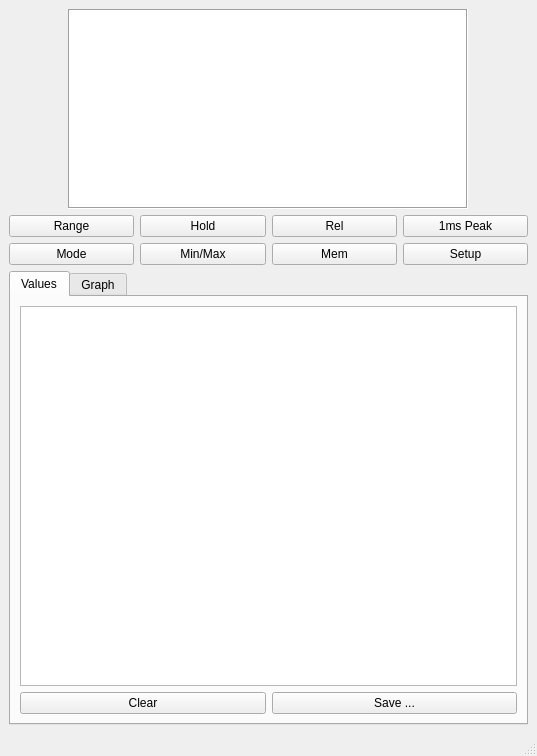
<?xml version="1.0" encoding="UTF-8"?>
<ui version="4.0">
 <class>Multimeter</class>
 <widget class="QMainWindow" name="Multimeter">
  <property name="geometry">
   <rect>
    <x>0</x>
    <y>0</y>
    <width>537</width>
    <height>756</height>
   </rect>
  </property>
  <property name="windowTitle">
   <string>MainWindow</string>
  </property>
  <widget class="QWidget" name="centralwidget">
   <layout class="QVBoxLayout" name="verticalLayout">
    <item alignment="Qt::AlignHCenter">
     <widget class="Display" name="display">
      <property name="enabled">
       <bool>true</bool>
      </property>
      <property name="sizePolicy">
       <sizepolicy hsizetype="Fixed" vsizetype="Fixed">
        <horstretch>0</horstretch>
        <verstretch>0</verstretch>
       </sizepolicy>
      </property>
      <property name="minimumSize">
       <size>
        <width>400</width>
        <height>200</height>
       </size>
      </property>
      <property name="maximumSize">
       <size>
        <width>400</width>
        <height>200</height>
       </size>
      </property>
      <property name="cursor" stdset="0">
       <cursorShape>CrossCursor</cursorShape>
      </property>
      <property name="layoutDirection">
       <enum>Qt::LeftToRight</enum>
      </property>
      <property name="frameShape">
       <enum>QFrame::Box</enum>
      </property>
     </widget>
    </item>
    <item>
     <layout class="QGridLayout" name="gridLayout_3">
      <item row="0" column="2">
       <widget class="QPushButton" name="relButton">
        <property name="text">
         <string>Rel</string>
        </property>
       </widget>
      </item>
      <item row="0" column="0">
       <widget class="QPushButton" name="rangeButton">
        <property name="text">
         <string>Range</string>
        </property>
       </widget>
      </item>
      <item row="0" column="3">
       <widget class="QPushButton" name="peakButton">
        <property name="text">
         <string>1ms Peak</string>
        </property>
       </widget>
      </item>
      <item row="1" column="3">
       <widget class="QPushButton" name="setupButton">
        <property name="text">
         <string>Setup</string>
        </property>
       </widget>
      </item>
      <item row="1" column="0">
       <widget class="QPushButton" name="modeButton">
        <property name="text">
         <string>Mode</string>
        </property>
       </widget>
      </item>
      <item row="0" column="1">
       <widget class="QPushButton" name="holdButton">
        <property name="text">
         <string>Hold</string>
        </property>
       </widget>
      </item>
      <item row="1" column="2">
       <widget class="QPushButton" name="memButton">
        <property name="text">
         <string>Mem</string>
        </property>
       </widget>
      </item>
      <item row="1" column="1">
       <widget class="QPushButton" name="minMaxButton">
        <property name="text">
         <string>Min/Max</string>
        </property>
       </widget>
      </item>
     </layout>
    </item>
    <item>
     <widget class="QTabWidget" name="tabWidget">
      <property name="currentIndex">
       <number>0</number>
      </property>
      <widget class="QWidget" name="tab">
       <attribute name="title">
        <string>Values</string>
       </attribute>
       <layout class="QVBoxLayout" name="verticalLayout_2">
        <item>
         <widget class="QTableView" name="tableView">
          <property name="editTriggers">
           <set>QAbstractItemView::NoEditTriggers</set>
          </property>
          <property name="showDropIndicator" stdset="0">
           <bool>false</bool>
          </property>
          <property name="selectionMode">
           <enum>QAbstractItemView::SingleSelection</enum>
          </property>
          <property name="selectionBehavior">
           <enum>QAbstractItemView::SelectRows</enum>
          </property>
          <property name="showGrid">
           <bool>false</bool>
          </property>
          <property name="gridStyle">
           <enum>Qt::SolidLine</enum>
          </property>
          <attribute name="verticalHeaderDefaultSectionSize">
           <number>30</number>
          </attribute>
          <attribute name="verticalHeaderHighlightSections">
           <bool>false</bool>
          </attribute>
         </widget>
        </item>
        <item>
         <layout class="QHBoxLayout" name="horizontalLayout_2">
          <item>
           <widget class="QPushButton" name="historyClearButton">
            <property name="text">
             <string>Clear</string>
            </property>
           </widget>
          </item>
          <item>
           <widget class="QPushButton" name="historySaveButton">
            <property name="text">
             <string>Save ...</string>
            </property>
           </widget>
          </item>
         </layout>
        </item>
       </layout>
      </widget>
      <widget class="QWidget" name="tab_2">
       <attribute name="title">
        <string>Graph</string>
       </attribute>
      </widget>
     </widget>
    </item>
   </layout>
  </widget>
  <widget class="QMenuBar" name="menubar">
   <property name="geometry">
    <rect>
     <x>0</x>
     <y>0</y>
     <width>537</width>
     <height>30</height>
    </rect>
   </property>
  </widget>
  <widget class="QStatusBar" name="statusbar"/>
 </widget>
 <customwidgets>
  <customwidget>
   <class>Display</class>
   <extends>QGraphicsView</extends>
   <header>display.h</header>
  </customwidget>
 </customwidgets>
 <resources>
  <include location="assets.qrc"/>
 </resources>
 <connections/>
</ui>
